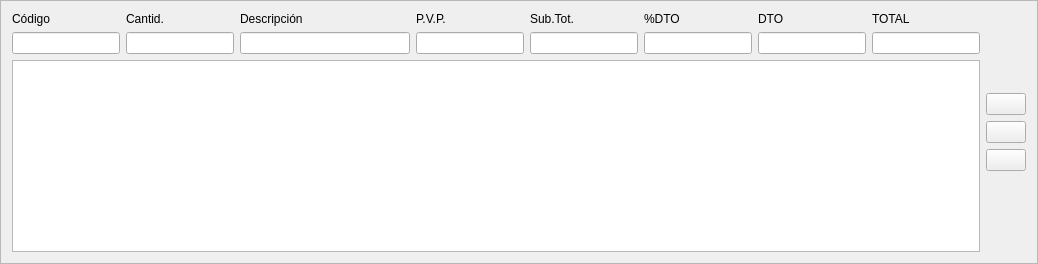
      <widget class="QFrame" name="frame_4">
       <property name="minimumSize">
        <size>
         <width>700</width>
         <height>0</height>
        </size>
       </property>
       <property name="frameShape">
        <enum>QFrame::StyledPanel</enum>
       </property>
       <property name="frameShadow">
        <enum>QFrame::Raised</enum>
       </property>
       <layout class="QGridLayout" name="gridLayout_10">
        <item row="0" column="0">
         <layout class="QVBoxLayout" name="verticalLayout_2">
          <item>
           <layout class="QGridLayout" name="gridLayout_9">
            <item row="0" column="0">
             <widget class="QLabel" name="label_17">
              <property name="text">
               <string>Código</string>
              </property>
             </widget>
            </item>
            <item row="0" column="1">
             <widget class="QLabel" name="label_18">
              <property name="text">
               <string>Cantid.</string>
              </property>
             </widget>
            </item>
            <item row="0" column="2">
             <widget class="QLabel" name="label_19">
              <property name="text">
               <string>Descripción</string>
              </property>
             </widget>
            </item>
            <item row="0" column="3">
             <widget class="QLabel" name="label_30">
              <property name="text">
               <string>P.V.P.</string>
              </property>
             </widget>
            </item>
            <item row="0" column="4">
             <widget class="QLabel" name="label_31">
              <property name="text">
               <string>Sub.Tot.</string>
              </property>
             </widget>
            </item>
            <item row="0" column="5">
             <widget class="QLabel" name="label_32">
              <property name="text">
               <string>%DTO</string>
              </property>
             </widget>
            </item>
            <item row="0" column="6">
             <widget class="QLabel" name="label_33">
              <property name="text">
               <string>DTO</string>
              </property>
             </widget>
            </item>
            <item row="0" column="7">
             <widget class="QLabel" name="label_34">
              <property name="text">
               <string>TOTAL</string>
              </property>
             </widget>
            </item>
            <item row="1" column="0">
             <widget class="QLineEdit" name="lineEdit"/>
            </item>
            <item row="1" column="1">
             <widget class="QLineEdit" name="lineEdit_2"/>
            </item>
            <item row="1" column="2">
             <widget class="QLineEdit" name="lineEdit_3">
              <property name="minimumSize">
               <size>
                <width>170</width>
                <height>0</height>
               </size>
              </property>
             </widget>
            </item>
            <item row="1" column="3">
             <widget class="QLineEdit" name="lineEdit_4"/>
            </item>
            <item row="1" column="4">
             <widget class="QLineEdit" name="lineEdit_5"/>
            </item>
            <item row="1" column="5">
             <widget class="QLineEdit" name="lineEdit_6"/>
            </item>
            <item row="1" column="6">
             <widget class="QLineEdit" name="lineEdit_7"/>
            </item>
            <item row="1" column="7">
             <widget class="QLineEdit" name="lineEdit_8"/>
            </item>
           </layout>
          </item>
          <item>
           <widget class="QTableView" name="Lineas"/>
          </item>
         </layout>
        </item>
        <item row="0" column="1">
         <layout class="QVBoxLayout" name="verticalLayout">
          <item>
           <spacer name="verticalSpacer">
            <property name="orientation">
             <enum>Qt::Vertical</enum>
            </property>
            <property name="sizeHint" stdset="0">
             <size>
              <width>20</width>
              <height>40</height>
             </size>
            </property>
           </spacer>
          </item>
          <item>
           <widget class="QPushButton" name="AnadirLinea">
            <property name="text">
             <string/>
            </property>
            <property name="icon">
             <iconset resource="terra.qrc">
              <normaloff>:/Icons/PNG/add.png</normaloff>:/Icons/PNG/add.png</iconset>
            </property>
           </widget>
          </item>
          <item>
           <widget class="QPushButton" name="pushButton_2">
            <property name="text">
             <string/>
            </property>
            <property name="icon">
             <iconset resource="terra.qrc">
              <normaloff>:/Icons/PNG/configuration.png</normaloff>:/Icons/PNG/configuration.png</iconset>
            </property>
           </widget>
          </item>
          <item>
           <widget class="QPushButton" name="pushButton_3">
            <property name="text">
             <string/>
            </property>
            <property name="icon">
             <iconset resource="terra.qrc">
              <normaloff>:/Icons/PNG/error.png</normaloff>:/Icons/PNG/error.png</iconset>
            </property>
           </widget>
          </item>
          <item>
           <spacer name="verticalSpacer_3">
            <property name="orientation">
             <enum>Qt::Vertical</enum>
            </property>
            <property name="sizeHint" stdset="0">
             <size>
              <width>20</width>
              <height>40</height>
             </size>
            </property>
           </spacer>
          </item>
         </layout>
        </item>
       </layout>
      </widget>
